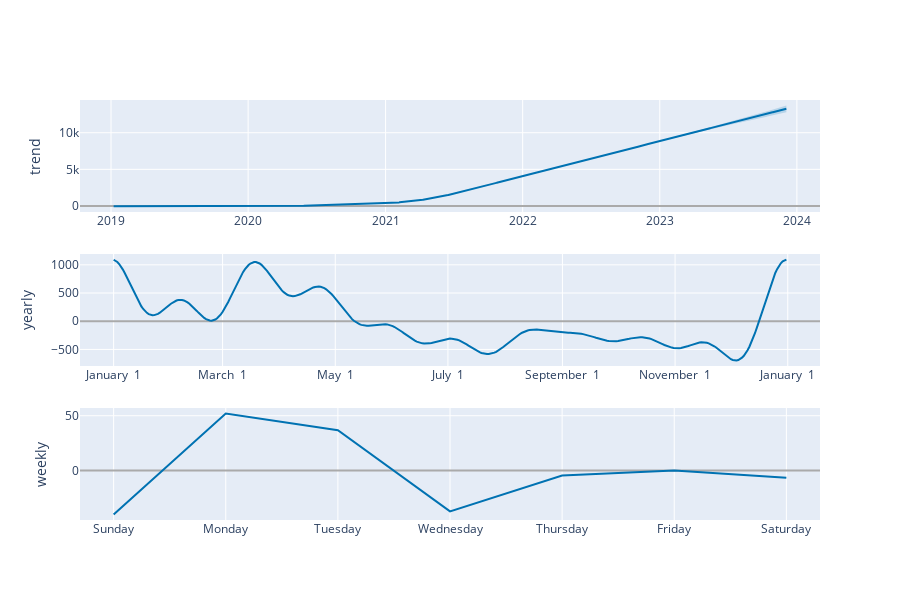

Notebook code cell kept with this figure:
### Code cell
plot_components_plotly(m, forecast)

### Figure 1 — Plotly figure (JSON) as saved in the notebook; plotly's stock layout.template omitted (floating-point values rounded to 4 significant figures; data arrays with more than 128 entries replaced by an {"elided": "..."} marker saying what was removed)
{"data": [{"line": {"color": "#0072B2", "width": 2}, "mode": "lines", "name": "trend", "type": "scatter", "x": {"elided": "1379 str values"}, "xaxis": "x", "y": {"elided": "1379 float values"}, "yaxis": "y"}, {"line": {"color": "rgba(0, 114, 178, 0.2)", "width": 0}, "mode": "lines", "name": "trend_upper", "type": "scatter", "x": {"elided": "1379 str values"}, "xaxis": "x", "y": {"elided": "1379 float values"}, "yaxis": "y"}, {"fill": "tonexty", "fillcolor": "rgba(0, 114, 178, 0.2)", "line": {"color": "rgba(0, 114, 178, 0.2)", "width": 0}, "mode": "lines", "name": "trend_lower", "type": "scatter", "x": {"elided": "1379 str values"}, "xaxis": "x", "y": {"elided": "1379 float values"}, "yaxis": "y"}, {"line": {"color": "#0072B2", "width": 2}, "mode": "lines", "name": "yearly", "type": "scatter", "x": {"elided": "365 str values"}, "xaxis": "x2", "y": {"elided": "365 float values"}, "yaxis": "y2"}, {"line": {"color": "#0072B2", "width": 2}, "mode": "lines", "name": "weekly", "type": "scatter", "x": ["2017-01-01T00:00:00", "2017-01-02T00:00:00", "2017-01-03T00:00:00", "2017-01-04T00:00:00", "2017-01-05T00:00:00", "2017-01-06T00:00:00", "2017-01-07T00:00:00"], "xaxis": "x3", "y": [-40.09, 51.96, 36.7, -37.32, -4.621, -0.0005724, -6.624], "yaxis": "y3"}], "layout": {"height": 600, "showlegend": false, "width": 900, "xaxis": {"anchor": "y", "domain": [0, 1], "range": ["2018-10-10T10:48:00", "2024-03-02T13:12:00"], "type": "date"}, "xaxis2": {"anchor": "y2", "domain": [0, 1], "range": ["2016-12-13T18:54:02.958904115", "2018-01-18T11:04:57.863013581"], "tickformat": "%B %e", "type": "date"}, "xaxis3": {"anchor": "y3", "domain": [0, 1], "range": ["2016-12-31T16:48:00", "2017-01-07T07:12:00"], "tickformat": "%A", "type": "date"}, "yaxis": {"anchor": "x", "domain": [0.7333, 1], "rangemode": "normal", "title": {"text": "trend"}, "zerolinecolor": "#AAA"}, "yaxis2": {"anchor": "x2", "domain": [0.3667, 0.6333], "title": {"text": "yearly"}, "zerolinecolor": "#AAA"}, "yaxis3": {"anchor": "x3", "domain": [0, 0.2667], "title": {"text": "weekly"}, "zerolinecolor": "#AAA"}}}
